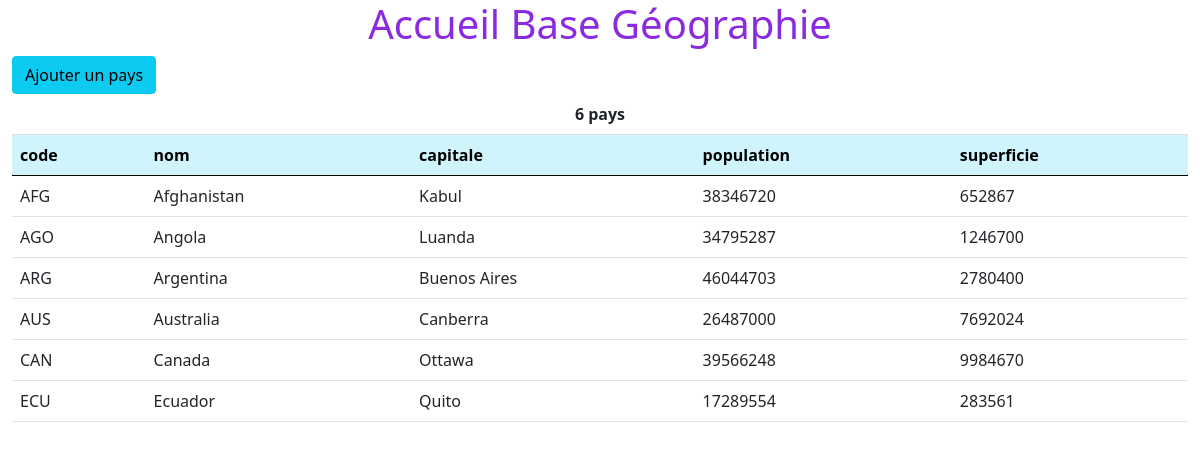
The page /php-mariadb-episode-4/index.php on the database as committed earlier.
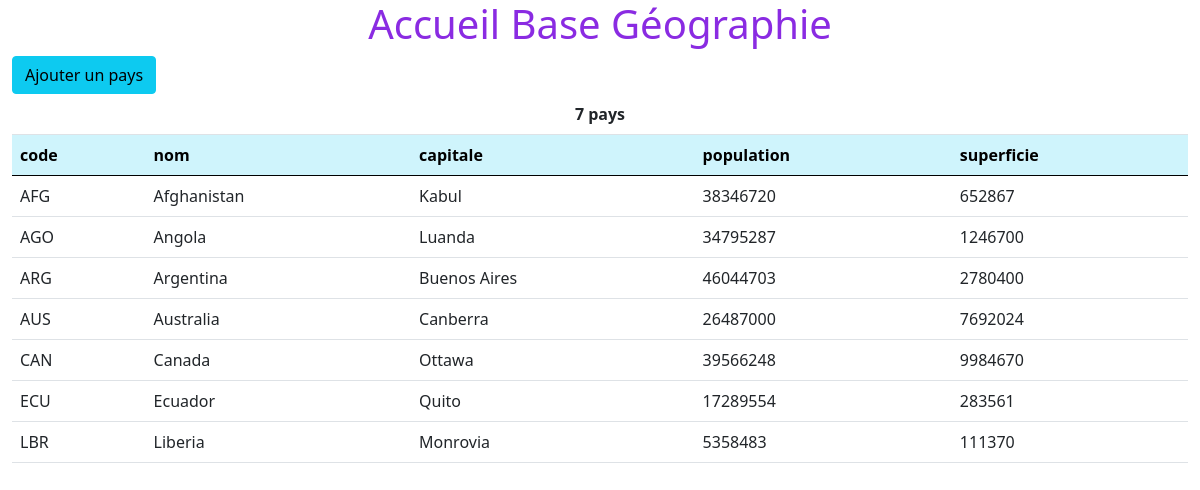
The same page on the database as committed later.
### tables this page shows
CREATE TABLE pays (
    code CHAR(3) NOT NULL,
    nom VARCHAR(100) UNIQUE NOT NULL,
    capitale VARCHAR(100) DEFAULT NULL,
    population INTEGER DEFAULT NULL,
    superficie INTEGER DEFAULT NULL,
    PRIMARY KEY(code)
) ENGINE InnoDB DEFAULT CHARSET=utf8mb4;

### php-mariadb-episode-4/index.php (the view, shortened to what this page needs)
<?php
$dbh = new PDO('mysql:host=127.0.0.1;dbname=geographie;port=3306;charset=utf8mb4', 'marco', 'polo');
$stmt = $dbh->query('SELECT * FROM pays');
$les_pays = $stmt->fetchAll(PDO::FETCH_ASSOC);
$nb_pays = count($les_pays);
?>
<!DOCTYPE html>
<html lang="fr">
    <head>
        <link href="./styles/bootstrap.min.css" rel="stylesheet" type="text/css">
        <link href="./styles/geo.css" rel="stylesheet" type="text/css">
    </head>
    <body>
        <div class="jumbotron text-center">
            <h1>Accueil Base Géographie</h1>
        </div>
        <div class="container-fluid">
            <a href="./ajouter-pays.php" class="btn btn-info">Ajouter un pays</a>
            <table class="table">
                <thead>
                    <tr>
                        <th class="text-center" colspan="5"><?= $nb_pays ?> pays</th>
                    </tr>
                    <tr class="table-info">
                        <th>code</th>
                        <th>nom</th>
                        <th>capitale</th>
                        <th>population</th>
                        <th>superficie</th>
                    </tr>
                </thead>
                <tbody>
                    <?php foreach ($les_pays as $un_pays) { ?>
                        <tr>
                            <td><?= $un_pays["code"] ?></td>
                            <td><?= $un_pays["nom"] ?></td>
                            <td><?= $un_pays["capitale"] ?></td>
                            <td><?= $un_pays["population"] ?></td>
                            <td><?= $un_pays["superficie"] ?></td>
                        </tr>
                    <?php } ?>
                </tbody>
            </table>
        </div>
    </body>
</html>

Rows that differ between the two databases and show on the page:
added pays: code "LBR", nom "Liberia", capitale "Monrovia", population "5358483", superficie "111370"
Other text that changed with them:
$nb_pays: "6" → "7"
